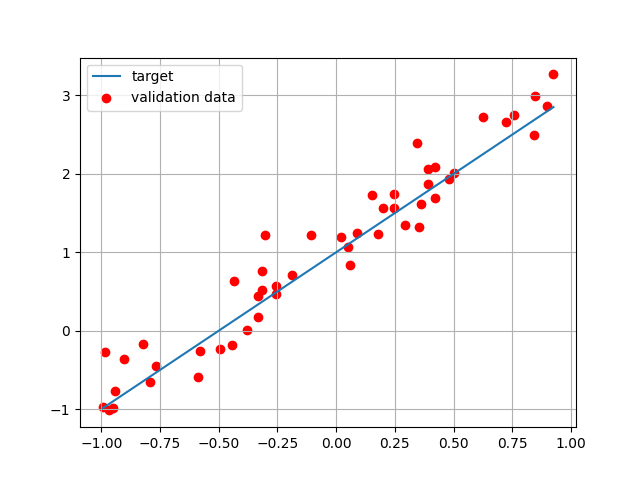

This figure's Python source:
import numpy as np
import matplotlib.pyplot as plt
import torch
from torch.utils.data import DataLoader, TensorDataset
import torch.nn as nn
import torch.optim as optim

M = 2
Q = 1
SIGMA = 0.3
EPOCHS = 30

"""
LINEAR FIT
"""


def linear_function(m: float, q: float, x: float) -> float:
    return m * x + q


class SimpleNN(nn.Module):
    def __init__(self):
        super(SimpleNN, self).__init__()
        self.linear = nn.Linear(1, 1)

    def forward(self, x):
        return self.linear(x)


# Training loop
def train_model(model, train_loader, valid_loader, criterion, optimizer, epochs):
    train_losses = [0 for _ in range(epochs)]
    valid_losses = [0 for _ in range(epochs)]
    for epoch in range(epochs):
        model.train()  # Set the model to training mode
        running_loss = 0.0

        # Training phase
        for inputs, targets in train_loader:
            optimizer.zero_grad()  # Zero out gradients from the previous step
            outputs = model(inputs)  # Forward pass
            loss = criterion(outputs, targets)  # Compute loss
            loss.backward()  # Backward pass
            optimizer.step()  # Update weights

            running_loss += loss.item() * inputs.size(0)  # Accumulate total loss for this batch

        epoch_loss = running_loss / len(train_loader.dataset)  # Average loss for the epoch
        train_losses[epoch] = epoch_loss
        print(f'Epoch {epoch + 1}/{epochs}, Training Loss: {epoch_loss:.4f}')

        # Validation phase
        model.eval()  # Set the model to evaluation mode
        val_loss = 0.0
        with torch.no_grad():  # No need to compute gradients for validation
            for val_inputs, val_targets in valid_loader:
                val_outputs = model(val_inputs)
                val_loss += criterion(val_outputs, val_targets).item() * val_inputs.size(0)

        val_loss = val_loss / len(valid_loader.dataset)  # Average validation loss
        valid_losses[epoch] = val_loss
        print(f'Epoch {epoch + 1}/{epochs}, Validation Loss: {val_loss:.4f}')

    return train_losses, valid_losses


def main():
    np.random.seed(0)
    x_train = np.random.uniform(-1, 1, 500)
    x_valid = np.random.uniform(-1, 1, 50)
    x_valid.sort()
    y_target = linear_function(M, Q, x_valid)
    y_train = np.random.normal(linear_function(M, Q, x_train),
                               SIGMA)
    y_valid = np.random.normal(linear_function(M, Q, x_valid), SIGMA)

    plt.plot(x_valid, y_target, label='target')
    plt.scatter(x_valid, y_valid, color='r', label='validation data')
    plt.legend()
    plt.grid(True)
    plt.savefig('linear_fit.png')
    plt.show()

    x_train_tensor = torch.tensor(x_train, dtype=torch.float32).unsqueeze(1)
    y_train_tensor = torch.tensor(y_train, dtype=torch.float32).unsqueeze(1)
    x_valid_tensor = torch.tensor(x_valid, dtype=torch.float32).unsqueeze(1)
    y_valid_tensor = torch.tensor(y_valid, dtype=torch.float32).unsqueeze(1)
    train_dataset = TensorDataset(x_train_tensor, y_train_tensor)
    valid_dataset = TensorDataset(x_valid_tensor, y_valid_tensor)
    train_loader = DataLoader(train_dataset, batch_size=32, shuffle=True)
    valid_loader = DataLoader(valid_dataset, batch_size=32, shuffle=False)
    model = SimpleNN()
    criterion = nn.MSELoss()
    optimizer = optim.SGD(model.parameters(), lr=0.01)
    train_losses, valid_losses = train_model(model, train_loader, valid_loader, criterion, optimizer, epochs=EPOCHS)

    fig, [ax0, ax1] = plt.subplots(1, 2, figsize=(30, 12))
    ax0.plot(train_losses, label='Train Loss')
    ax0.plot(valid_losses, label='Validation Loss')
    ax0.set_ylabel('Model Loss')
    ax0.set_xlabel('Epoch')
    ax0.legend(['Train', 'Validation'], loc='best')
    ax0.set_title('Loss -- Model 1')

    x_predicted = np.random.uniform(-1, 1, 200)  # Same as in TensorFlow
    x_predicted_tensor = torch.tensor(x_predicted, dtype=torch.float32).unsqueeze(1)  # Reshape for model input

    # Set the model to evaluation mode before making predictions
    model.eval()
    with torch.no_grad():
        y_predicted_tensor = model(x_predicted_tensor)  # Forward pass to make predictions

    y_predicted = y_predicted_tensor.squeeze().numpy()  # Convert predictions to NumPy array for plotting

    # Plot the predictions vs. validation target
    ax1.scatter(x_predicted, y_predicted, color='r', label='Predicted Data')
    ax1.plot(x_valid, y_target, label='Target')
    ax1.set_xlabel("x")
    ax1.set_ylabel("y")
    ax1.legend()
    ax1.set_title('Prediction -- Model 1')
    ax1.grid(True)
    plt.savefig('train_valid_linear_fit.png')
    plt.show()


if __name__ == '__main__':
    main()
